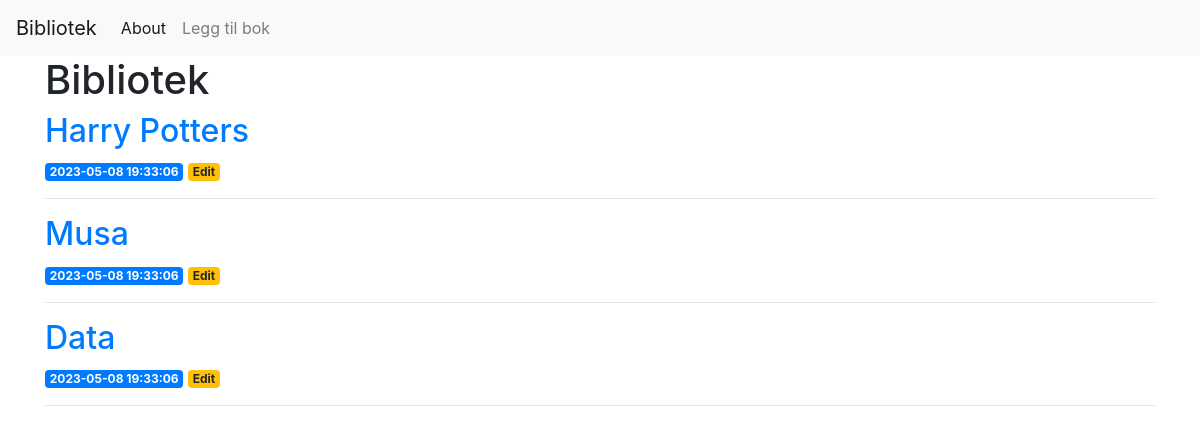
Before: / with the older database file.
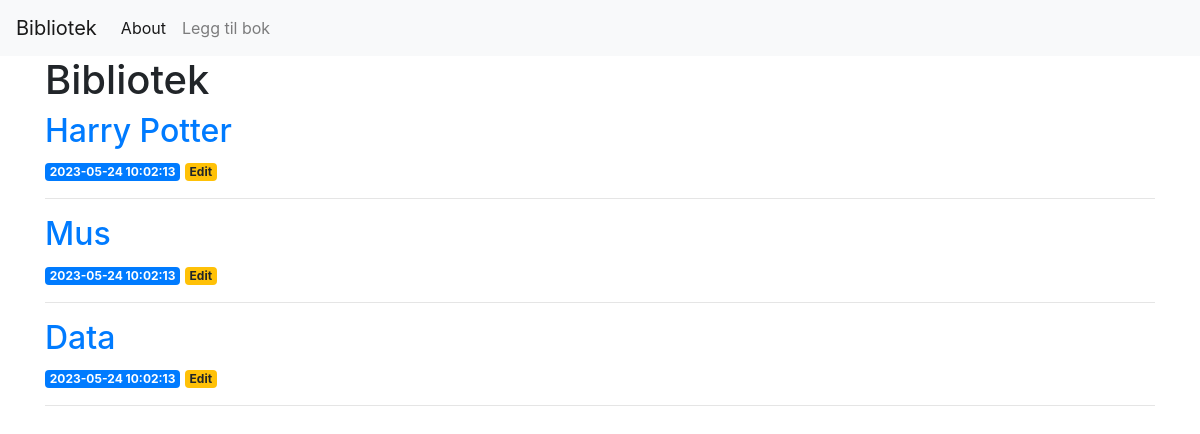
After: the same page with the newer database file.
### tables this page shows
CREATE TABLE books (
    id INTEGER PRIMARY KEY AUTOINCREMENT,
    created TIMESTAMP NOT NULL DEFAULT CURRENT_TIMESTAMP,
    title TEXT NOT NULL,
    content TEXT NOT NULL,
    count INTEGER NOT NULL
);

### app.py (the view)
@app.route('/')
def index():
    books = get_all_books()
    return render_template('index.html', books=books)

### app.py (called while the page is built)
def get_db_connection():
    conn = sqlite3.connect('database.db')
    conn.row_factory = sqlite3.Row
    return conn

def get_all_books():
    conn = get_db_connection()
    books = conn.execute('SELECT * FROM books').fetchall()
    conn.close()
    return books

### templates/index.html
{% extends 'base.html' %}
{% block content %}
    <h1>{% block title %} Bibliotek {% endblock %}</h1>
    {% for book in books %}
    <a href="{{ url_for('book', book_id=book['id']) }}">
        <h2>{{ book['title'] }}</h2>
    </a>
    <span class="badge badge-primary">{{ book['created'] }}</span>
    <a href="{{ url_for('edit', id=book['id']) }}">
        <span class="badge badge-warning">Edit</span>
    </a>
    <hr>
{% endfor %}
{% endblock %}

### templates/base.html (shortened to what this page needs)
<!doctype html>
<html lang="en">
  <head>
    <link rel="stylesheet" href="https://stackpath.bootstrapcdn.com/bootstrap/4.3.1/css/bootstrap.min.css">
  </head>
  <body>
    <nav class="navbar navbar-expand-md navbar-light bg-light">
        <a class="navbar-brand" href="{{ url_for('index')}}">Bibliotek</a>
        <div class="collapse navbar-collapse" id="navbarNav">
            <ul class="navbar-nav">
            <li class="nav-item active">
                <a class="nav-link" href="#">About</a>
            </li>
            <li class="nav-item">
                <a class="nav-link" href="{{url_for('create')}}">Legg til bok</a>
            </li>
            </ul>
        </div>
    </nav>
    <div class="container">
        {% block content %} {% endblock %}
    </div>
  </body>
</html>

Changed rows visible on the page:
changed books: title "Harry Potters" → "Harry Potter"; created "2023-05-08 19:33:06" → "2023-05-24 10:02:13"
changed books: title "Musa" → "Mus"; created "2023-05-08 19:33:06" → "2023-05-24 10:02:13"
changed books "Data": created "2023-05-08 19:33:06" → "2023-05-24 10:02:13"
